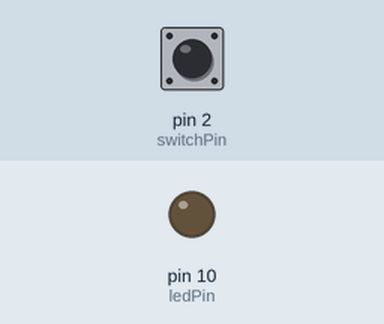
Simulated run of this sketch. Board: Arduino Uno, built with avr-gcc and run on an emulated ATmega328P. On the bench: output pins drawn as LEDs (lit = HIGH). Dashed ring = blinking. Inputs (shaded band) come from the test bench; at power-on: pin 2 (switchPin) LOW.

Above: at 1.2 s.
1.3 s: pin 2 (switchPin) pulled HIGH for 3.2 s
At 2.1 s:
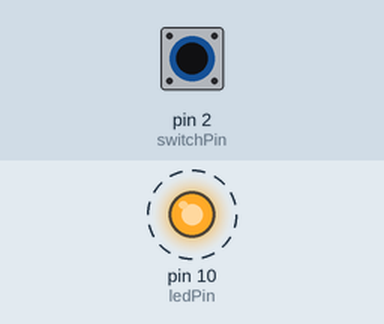
Timing chart, 0 to 5.8 s (numbered marks = the images above; inputs shaded):
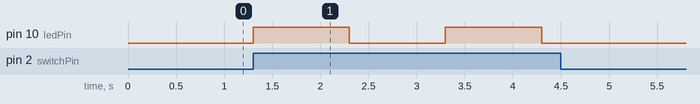

The sketch:

Switch_LED.ino
```cpp
const int switchPin = 2;
const int ledPin = 10;
int switchState = 0;

void setup() {
  // put your setup code here, to run once:
  pinMode(ledPin,OUTPUT);
  pinMode(switchPin,INPUT);
}

void loop() {
  // put your main code here, to run repeatedly:
  switchState = digitalRead(switchPin);

  if (switchState == HIGH) {
    digitalWrite(ledPin,HIGH);
    delay(1000);
    digitalWrite(ledPin,LOW);
    delay(1000);
  }
  else {
    digitalWrite(ledPin,LOW);
  }
  }
```

Measured:
- after the input at 1.3 s, pin 10 (ledPin): alternates HIGH for 1.0 s and LOW for 1.0 s, 4 changes in all, then stays LOW, starting at once
